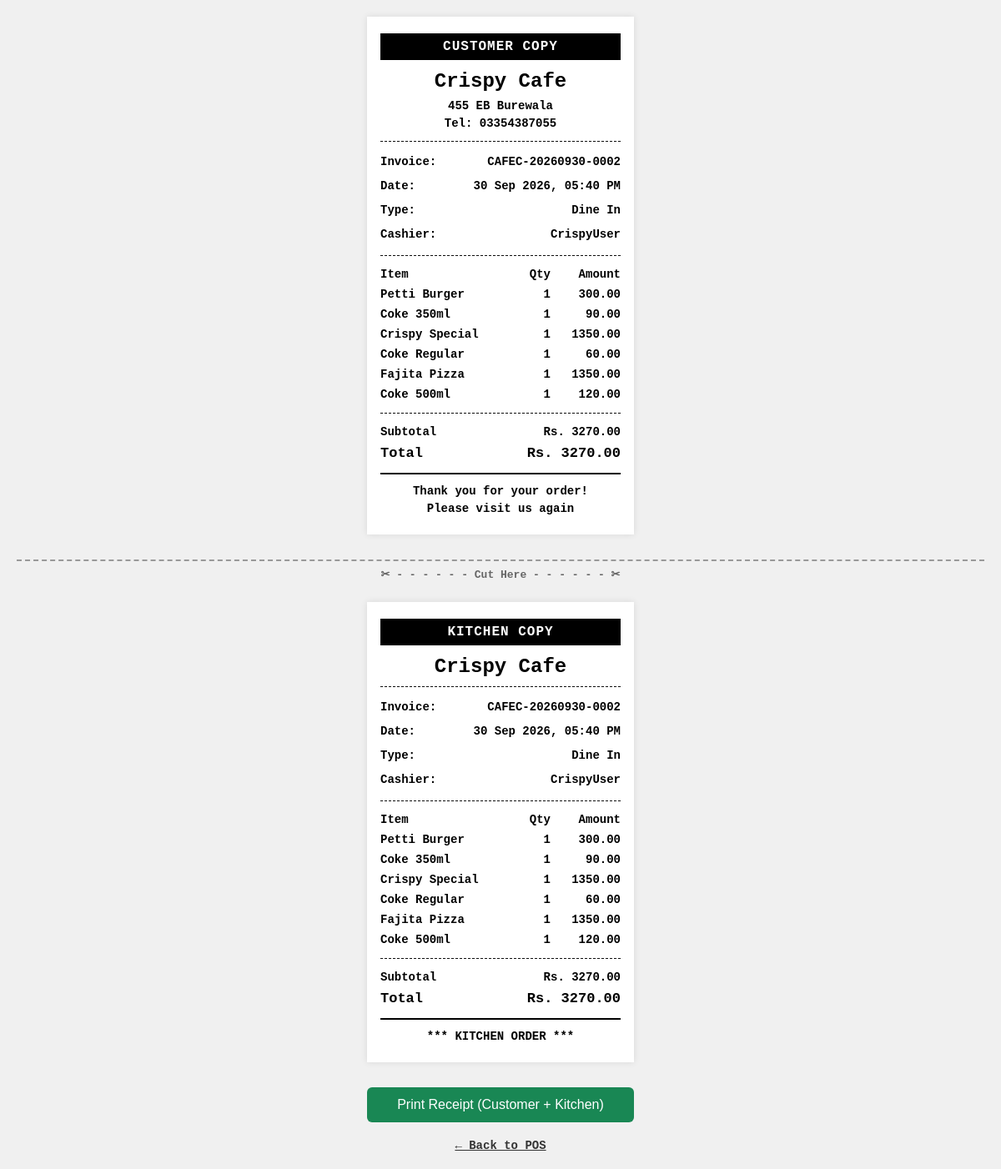
The app's page /receipt/CAFEC-20260930-0002/ (signed in) with its own data.
### pos/models.py (models this page shows, shortened)
class Restaurant(models.Model):
    name = models.CharField(max_length=200)
    address = models.CharField(max_length=300, blank=True)
    phone = models.CharField(max_length=50, blank=True)
    logo = models.ImageField(upload_to='logos/', blank=True, null=True)
    primary_color = models.CharField(max_length=7, default='#0d6efd')   # Example: #0d6efd
    secondary_color = models.CharField(max_length=7, default='#198754')
    is_active = models.BooleanField(default=True)
    created_at = models.DateTimeField(auto_now_add=True)

class Sale(models.Model):
    ORDER_TYPES = (
        ('dine_in', 'Dine In'),
        ('take_away', 'Take Away'),
        ('delivery', 'Delivery'),
    )
    STATUS_CHOICES = (
        ('completed', 'Completed'),
        ('cancelled', 'Cancelled'),
    )
    restaurant = models.ForeignKey(Restaurant, on_delete=models.CASCADE)
    invoice_no = models.CharField(max_length=50)
    order_type = models.CharField(max_length=20, choices=ORDER_TYPES)
    customer = models.ForeignKey(Customer, on_delete=models.SET_NULL, null=True, blank=True)
    subtotal = models.DecimalField(max_digits=10, decimal_places=2, default=0)
    discount = models.DecimalField(max_digits=10, decimal_places=2, default=0)
    delivery_charge = models.DecimalField(max_digits=10, decimal_places=2, default=0)
    total = models.DecimalField(max_digits=10, decimal_places=2, default=0)
    status = models.CharField(max_length=20, choices=STATUS_CHOICES, default='completed')
    created_by = models.ForeignKey(User, on_delete=models.SET_NULL, null=True)
    created_at = models.DateTimeField(auto_now_add=True)
    class Meta:
        unique_together = ('restaurant', 'invoice_no')

class SaleItem(models.Model):
    sale = models.ForeignKey(Sale, related_name='items', on_delete=models.CASCADE)
    product = models.ForeignKey(Product, on_delete=models.CASCADE)
    quantity = models.PositiveIntegerField(default=1)
    price = models.DecimalField(max_digits=10, decimal_places=2)
    total = models.DecimalField(max_digits=10, decimal_places=2)

class Product(models.Model):
    restaurant = models.ForeignKey(Restaurant, on_delete=models.CASCADE)
    name = models.CharField(max_length=200)
    category = models.ForeignKey(Category, on_delete=models.CASCADE)
    price = models.DecimalField(max_digits=10, decimal_places=2)
    stock = models.PositiveIntegerField(default=0)
    image = models.ImageField(upload_to='products/', blank=True, null=True)
    is_deal = models.BooleanField(default=False)          # ← New field
    is_active = models.BooleanField(default=True)

### pos/views.py (the view)
# urls.py: path('receipt/<str:invoice_no>/', views.receipt, name='receipt'),
@login_required(login_url='login')
def receipt(request, invoice_no):
    restaurant = get_user_restaurant(request.user)
    if not restaurant:
        return render(request, 'pos/no_restaurant.html')
    try:
        sale = Sale.objects.get(invoice_no=invoice_no, restaurant=restaurant)
        items = sale.items.all()
        context = {
            'sale': sale,
            'items': items,
            'restaurant': restaurant,
        }
        return render(request, 'pos/receipt.html', context)
    except Sale.DoesNotExist:
        return render(request, 'pos/receipt.html', {'error': 'Sale not found'})

### pos/views.py (called while the page is built)
def get_user_restaurant(user):
    try:
        profile = UserProfile.objects.get(user=user)
        return profile.restaurant
    except UserProfile.DoesNotExist:
        return None

### pos/templates/pos/receipt.html (shortened to what this page needs)
<!DOCTYPE html>
<html lang="en">
<head>
</head>
<body>
{% if error %}
    <div class="receipt center">
        <h3>Receipt not found</h3>
        <a href="/pos/" class="back-link">← Back to POS</a>
    </div>
{% else %}
<div class="receipt">
    <div class="copy-title">CUSTOMER COPY</div>
    <div class="center">
        <div class="restaurant-name">{{ restaurant.name }}</div>
        <div class="small">
            {% if restaurant.address %}{{ restaurant.address }}<br>{% endif %}
            {% if restaurant.phone %}Tel: {{ restaurant.phone }}{% endif %}
        </div>
    </div>
    <div class="line"></div>
    <div class="small">
        <table>
            <tr>
                <td>Invoice:</td>
                <td class="right bold">{{ sale.invoice_no }}</td>
            </tr>
            <tr>
                <td>Date:</td>
                <td class="right">{{ sale.created_at|date:"d M Y, h:i A" }}</td>
            </tr>
            <tr>
                <td>Type:</td>
                <td class="right">{{ sale.get_order_type_display }}</td>
            </tr>
            {% if sale.created_by %}
            <tr>
                <td>Cashier:</td>
                <td class="right">{{ sale.created_by.username }}</td>
            </tr>
            {% endif %}
        </table>
    </div>
    <div class="line"></div>
    <table>
        <thead>
            <tr class="bold">
                <td>Item</td>
                <td class="right">Qty</td>
                <td class="right">Amount</td>
            </tr>
        </thead>
        <tbody>
            {% for item in items %}
            <tr>
                <td>{{ item.product.name }}</td>
                <td class="right">{{ item.quantity }}</td>
                <td class="right">{{ item.total }}</td>
            </tr>
            {% endfor %}
        </tbody>
    </table>
    <div class="line"></div>
    <table>
        <tr>
            <td>Subtotal</td>
            <td class="right">Rs. {{ sale.subtotal }}</td>
        </tr>
        <tr class="total-row">
            <td>Total</td>
            <td class="right">Rs. {{ sale.total }}</td>
        </tr>
    </table>
    <div class="double-line"></div>
    <div class="center small">
        <p class="bold">Thank you for your order!</p>
        <p>Please visit us again</p>
    </div>
</div>
<div class="cut-line no-print">✂ - - - - - - Cut Here - - - - - - ✂</div>
<div class="receipt">
    <div class="copy-title">KITCHEN COPY</div>
    <div class="center">
        <div class="restaurant-name">{{ restaurant.name }}</div>
    </div>
    <div class="line"></div>
    <div class="small">
        <table>
            <tr>
                <td>Invoice:</td>
                <td class="right bold">{{ sale.invoice_no }}</td>
            </tr>
            <tr>
                <td>Date:</td>
                <td class="right">{{ sale.created_at|date:"d M Y, h:i A" }}</td>
            </tr>
            <tr>
                <td>Type:</td>
                <td class="right bold">{{ sale.get_order_type_display }}</td>
            </tr>
            {% if sale.created_by %}
            <tr>
                <td>Cashier:</td>
                <td class="right">{{ sale.created_by.username }}</td>
            </tr>
            {% endif %}
        </table>
    </div>
    <div class="line"></div>
    <table>
        <thead>
            <tr class="bold">
                <td>Item</td>
                <td class="right">Qty</td>
                <td class="right">Amount</td>
            </tr>
        </thead>
        <tbody>
            {% for item in items %}
            <tr>
                <td>{{ item.product.name }}</td>
                <td class="right">{{ item.quantity }}</td>
                <td class="right">{{ item.total }}</td>
            </tr>
            {% endfor %}
        </tbody>
    </table>
    <div class="line"></div>
    <table>
        <tr>
            <td>Subtotal</td>
            <td class="right">Rs. {{ sale.subtotal }}</td>
        </tr>
        <tr class="total-row">
            <td>Total</td>
            <td class="right">Rs. {{ sale.total }}</td>
        </tr>
    </table>
    <div class="double-line"></div>
    <div class="center small bold">
        *** KITCHEN ORDER ***
    </div>
</div>
<div class="no-print">
    <button class="print-btn" onclick="window.print()">Print Receipt (Customer + Kitchen)</button>
    <a href="/pos/" class="back-link">← Back to POS</a>
</div>
{% endif %}
</body>
</html>

### pos/templates/pos/receipt.html (style rules this page uses)
* { margin: 0; padding: 0; box-sizing: border-box; }
body { font-family: 'Courier New', Courier, monospace; background: #f0f0f0; padding: 20px; font-weight: bold; }
.receipt { width: 320px; margin: 0 auto 30px auto; background: white; padding: 20px 16px; box-shadow: 0 0 8px rgba(0,0,0,0.1); font-weight: bold; }
.center { text-align: center; }
.bold { font-weight: bold; }
.restaurant-name { font-size: 24px; font-weight: 900; margin-bottom: 6px; }
.small { font-size: 14px; line-height: 1.5; font-weight: bold; }
.line { border-top: 1px dashed #000; margin: 10px 0; }
.double-line { border-top: 2px solid #000; margin: 10px 0; }
table { width: 100%; border-collapse: collapse; font-size: 14px; font-weight: bold; }
td { padding: 4px 0; font-weight: bold; }
.right { text-align: right; }
.copy-title { background: #000; color: #fff; text-align: center; padding: 7px 0; font-size: 16px; font-weight: 900; margin-bottom: 12px; letter-spacing: 1px; }
.total-row { font-size: 17px !important; font-weight: 900 !important; }
.cut-line { text-align: center; margin: 25px 0; font-size: 13px; color: #666; border-top: 2px dashed #999; padding-top: 8px; }
.print-btn { display: block; width: 320px; margin: 20px auto; padding: 12px; background: #198754; color: white; border: none; font-size: 16px; cursor: pointer; border-radius: 6px; }
.back-link { display: block; text-align: center; margin-top: 10px; color: #333; font-size: 14px; }

### records on screen
Restaurant: name "Crispy Cafe", address "455 EB Burewala", phone "03354387055"
Sale: invoice_no "CAFEC-20260930-0002", created_at "30 Sep 2026, 05:40 PM", order_type "Dine In", created_by.username "CrispyUser", subtotal "3270.00", total "3270.00"
SaleItem: product.name "Petti Burger", quantity "1", total "300.00"
SaleItem: product.name "Coke 350ml", quantity "1", total "90.00"
SaleItem: product.name "Crispy Special", quantity "1", total "1350.00"
SaleItem: product.name "Coke Regular", quantity "1", total "60.00"
SaleItem: product.name "Fajita Pizza", quantity "1", total "1350.00"
SaleItem: product.name "Coke 500ml", quantity "1", total "120.00"
